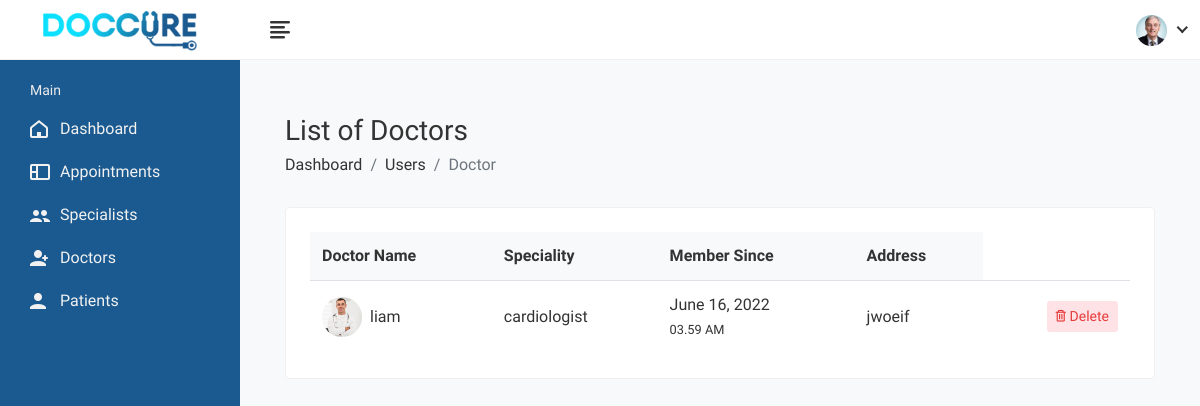
/adminwebsite/doctor-list, run on the app's committed database.
### website/models.py (models this page shows)
class doctor_profile(models.Model):
    doctor = models.OneToOneField(CustomUser, on_delete=models.CASCADE)
    doctor_images = models.ImageField(upload_to='images/')
    username = models.CharField(max_length=50)
    email = models.EmailField(max_length=50)
    first_name = models.CharField(max_length=50)
    last_name = models.CharField(max_length=50)
    phoneNumber = PhoneNumberField(unique=True, blank=False)
    Gender = models.BooleanField(default=True)
    Date_of_Birth = models.DateField(max_length=20)
    Biography = models.CharField(max_length=500)
    clinic_name = models.CharField(max_length=40)
    clinic_address = models.CharField(max_length=100)
    clinic_images = models.ImageField(upload_to='images/')
    Address_line1 = models.CharField(max_length=200)
    Address_line2 = models.CharField(max_length=100)
    City = models.CharField(max_length=30)
    State_Provice = models.CharField(max_length=30)
    Country = models.CharField(max_length=30)
    Postal_code = models.IntegerField()
    Pricing = models.BooleanField(default=True)
    Services = models.CharField(max_length=30)
    Specialiazation = models.CharField(max_length=30)
    Degree = models.CharField(max_length=30)
    College_Institute = models.CharField(max_length=100)
    Year_of_Completion = models.DateField(max_length=20)
    Hospital_Name = models.CharField(max_length=50)
    From = models.DateField(max_length=20)
    To = models.DateField(max_length=20)
    Designation = models.CharField(max_length=50)
    Awards = models.CharField(max_length=30)
    Year = models.DateField(max_length=20)
    Memberships = models.CharField(max_length=50)
    Registrations = models.CharField(max_length=50)
    Year_of_Registeration = models.DateField(max_length=20)
    consultation_fees = models.IntegerField()

### adminwebsite/views.py (the view)
# urls.py: path('doctor-list', views.doctor_list ,name ="doctor_list"),
def doctor_list(request):
    doctorList = doctor_profile.objects.all()
    return render(request,'doctor-list.html', {'doctorList': doctorList})

### adminwebsite/templates/doctor-list.html (shortened to what this page needs)
{% extends 'layout.html' %}
{% load static %}
{% block content %}
            <div class="page-wrapper">
                <div class="content container-fluid">
                <div class="content container-fluid">
					<div class="page-header">
						<div class="row">
							<div class="col-sm-12">
								<h3 class="page-title">List of Doctors</h3>
								<ul class="breadcrumb">
									<li class="breadcrumb-item"><a href="admin">Dashboard</a></li>
									<li class="breadcrumb-item"><a href="javascript:(0);">Users</a></li>
									<li class="breadcrumb-item active">Doctor</li>
								</ul>
							</div>
						</div>
					</div>
					<div class="row">
						<div class="col-sm-12">
							<div class="card">
								<div class="card-body">
									<div class="table-responsive">
										<table class="datatable table table-hover table-center mb-0">
											<thead>
												<tr>
													<th>Doctor Name</th>
													<th>Speciality</th>
													<th>Member Since</th>
													<th>Address</th>
												</tr>
											</thead>
											{% for d in doctorList %}
											<tbody>
												<tr>
													<td>
														<h2 class="table-avatar">
															<a href="{% url 'profilew' d.id %}" class="avatar avatar-sm mr-2"><img class="avatar-img rounded-circle" src="{{d.doctor_images.url}}" alt="User Image"></a>
															<a href="{% url 'profilew' d.id %}">{{d.username}}</a>
														</h2>
													</td>
													<td>{{d.Specialiazation}}</td>
													<td>{{d.Year_of_Registeration}}<br><small>03.59 AM</small></td>
													<td>{{d.Address_line1}}</td>
													<td class="text-right">
														<div class="actions">
															<a href="{% url 'doctor_delete' d.id %}" class="btn btn-sm bg-danger-light">
																<i class="fe fe-trash"></i> Delete
															</a>
														</div>
													</td>
												</tr>
											</tbody>
											{% endfor %}
										</table>
									</div>
								</div>
							</div>
						</div>
					</div>
				</div>
			</div>
        </div>
    </body>
</html>
{% endblock %}

### data on the page
doctor_profile: doctor_images (picture), username "liam", Specialiazation "cardiologist", Year_of_Registeration "June 16, 2022", Address_line1 "jwoeif"
